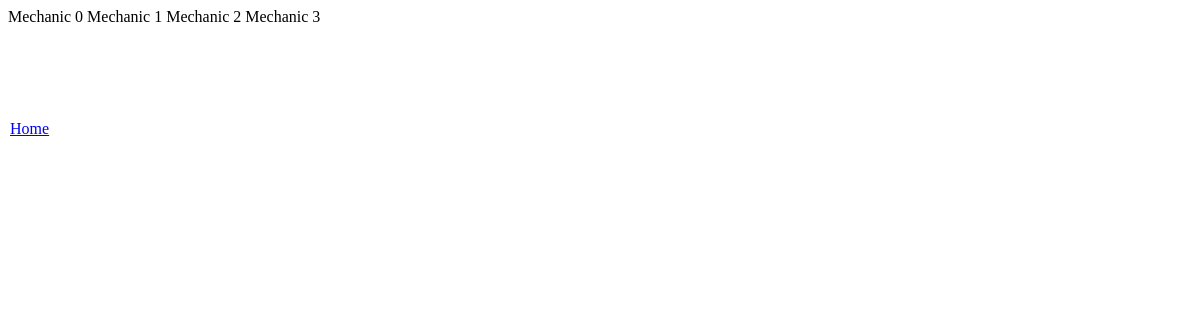
/search/, run on an earlier commit of the app's database.
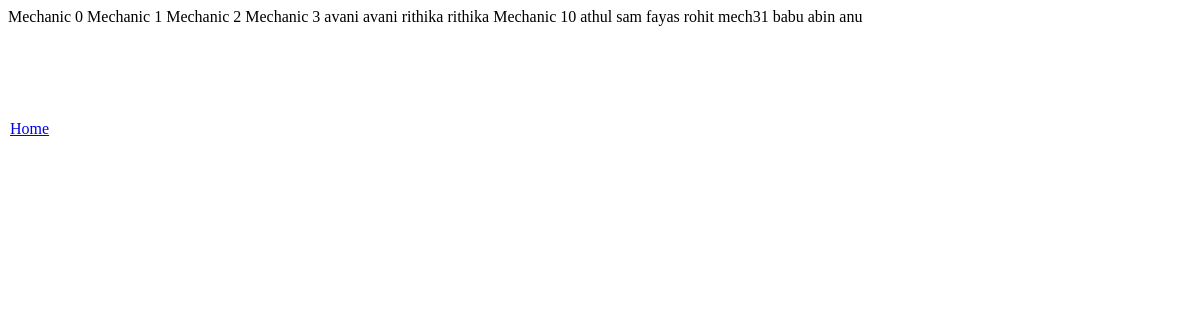
And on a later commit of the database.
### app/models.py (models this page shows)
class MechanicProfile(models.Model):
    user = models.OneToOneField(User, on_delete=models.CASCADE, related_name="mechanic_profile")
    name=models.CharField(max_length=100)
    location = models.ForeignKey(Location, on_delete=models.CASCADE, related_name="mechanic_location")
    phone = models.CharField(max_length=200)
    dob = models.DateField(null=True)
    skills = models.TextField()
    experience = models.CharField(max_length=200)
    STATUS_CHOICES = [
        ("approved", "Approved"),
        ("pending", "Pending"),
    ]
    status = models.CharField(max_length=200, choices=STATUS_CHOICES, default="pending")
    SPECIALIZATION_CHOICES = [
        ("two_wheeler", "Two Wheeler"),
        ("four_wheeler", "Four Wheeler"),
        ("heavy_vehicle", "Heavy Vehicle"),
    ]
    specialized_in = models.CharField(max_length=200, choices=SPECIALIZATION_CHOICES)
    bio = models.CharField(max_length=200)
    profile_pic = models.ImageField(upload_to="mech_pics",default='static/images/profile/default.jpg', blank=True, null=True)
    def __str__(self):
        return self.user.username

### app/views.py (the view)
# urls.py: path('search/',mechanic_search, name='mechanic_search'),
def mechanic_search(request):
    if request.method == 'GET':
        form = MechanicSearchForm(request.GET)
        if form.is_valid():
            mechanic = form.cleaned_data.get('mechanic')
            print(mechanic)
            services = MechanicProfile.objects.filter(location__name__icontains=mechanic)
            print(services)
            if services:
                return render(request, 'search_results.html', {'mechanics': services})
            else:
                error_message = "No services found for the provided category"
                return render(request, 'search_results.html', {'form': form, 'error_message': error_message})
        else:
            error_message = "Invalid search criteria."
            return render(request, 'search_results.html', {'form': form, 'error_message': error_message})
    else:
        form = MechanicSearchForm()
        return render(request, 'search_results.html', {'form': form})

### app/templates/search_results.html (shortened to what this page needs)
<!DOCTYPE html>
<html lang="en">
<head>
</head>
<body>
    <a href="{% url 'home' %}" class="btn btn-primary btn-sm" style="position: absolute; top: 120px; left: 10px;"> Home</a>
    <div>
        {%for me in mechanics%}
            {{me.name}}
        {%endfor%}
    </div>
</body>
</html>

What changed in the data, as far as the page shows it:
added MechanicProfile: name "avani"
added MechanicProfile: name "avani"
added MechanicProfile: name "rithika"
added MechanicProfile: name "rithika"
added MechanicProfile: name "Mechanic 10"
added MechanicProfile: name "athul"
added MechanicProfile: name "sam"
added MechanicProfile: name "fayas"
added MechanicProfile: name "rohit"
added MechanicProfile: name "mech31"
added MechanicProfile: name "babu"
added MechanicProfile: name "abin"
added MechanicProfile: name "anu"
